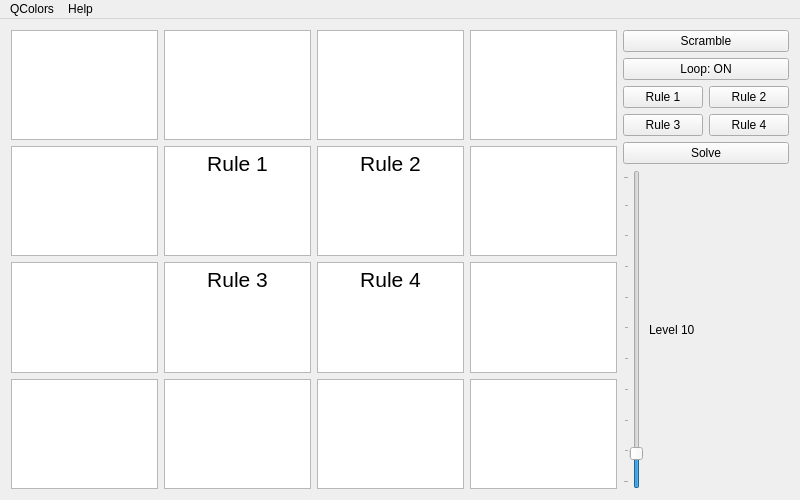
<?xml version="1.0" encoding="UTF-8"?>
<ui version="4.0">
 <class>Game</class>
 <widget class="QMainWindow" name="Game">
  <property name="geometry">
   <rect>
    <x>0</x>
    <y>0</y>
    <width>800</width>
    <height>500</height>
   </rect>
  </property>
  <property name="windowTitle">
   <string>Game</string>
  </property>
  <widget class="QWidget" name="centralWidget">
   <layout class="QHBoxLayout" name="horizontalLayout_8">
    <item>
     <layout class="QVBoxLayout" name="verticalLayout">
      <item>
       <layout class="QHBoxLayout" name="horizontalLayout">
        <item>
         <widget class="QTextEdit" name="textEdit_1">
          <property name="autoFillBackground">
           <bool>true</bool>
          </property>
          <property name="readOnly">
           <bool>true</bool>
          </property>
         </widget>
        </item>
        <item>
         <widget class="QTextEdit" name="textEdit_2">
          <property name="autoFillBackground">
           <bool>true</bool>
          </property>
          <property name="readOnly">
           <bool>true</bool>
          </property>
         </widget>
        </item>
        <item>
         <widget class="QTextEdit" name="textEdit_3">
          <property name="autoFillBackground">
           <bool>true</bool>
          </property>
          <property name="readOnly">
           <bool>true</bool>
          </property>
         </widget>
        </item>
        <item>
         <widget class="QTextEdit" name="textEdit_4">
          <property name="autoFillBackground">
           <bool>true</bool>
          </property>
          <property name="readOnly">
           <bool>true</bool>
          </property>
         </widget>
        </item>
       </layout>
      </item>
      <item>
       <layout class="QHBoxLayout" name="horizontalLayout_2">
        <item>
         <widget class="QTextEdit" name="textEdit_5">
          <property name="autoFillBackground">
           <bool>true</bool>
          </property>
          <property name="readOnly">
           <bool>true</bool>
          </property>
         </widget>
        </item>
        <item>
         <widget class="QTextEdit" name="textEdit_6">
          <property name="autoFillBackground">
           <bool>true</bool>
          </property>
          <property name="readOnly">
           <bool>true</bool>
          </property>
          <property name="html">
           <string>&lt;!DOCTYPE HTML PUBLIC &quot;-//W3C//DTD HTML 4.0//EN&quot; &quot;http://www.w3.org/TR/REC-html40/strict.dtd&quot;&gt;
&lt;html&gt;&lt;head&gt;&lt;meta name=&quot;qrichtext&quot; content=&quot;1&quot; /&gt;&lt;style type=&quot;text/css&quot;&gt;
p, li { white-space: pre-wrap; }
&lt;/style&gt;&lt;/head&gt;&lt;body style=&quot; font-family:'.Lucida Grande UI'; font-size:13pt; font-weight:400; font-style:normal;&quot;&gt;
&lt;p align=&quot;center&quot; style=&quot; margin-top:0px; margin-bottom:0px; margin-left:0px; margin-right:0px; -qt-block-indent:0; text-indent:0px;&quot;&gt;&lt;span style=&quot; font-size:16pt;&quot;&gt;Rule 1&lt;/span&gt;&lt;/p&gt;&lt;/body&gt;&lt;/html&gt;</string>
          </property>
         </widget>
        </item>
        <item>
         <widget class="QTextEdit" name="textEdit_7">
          <property name="autoFillBackground">
           <bool>true</bool>
          </property>
          <property name="readOnly">
           <bool>true</bool>
          </property>
          <property name="html">
           <string>&lt;!DOCTYPE HTML PUBLIC &quot;-//W3C//DTD HTML 4.0//EN&quot; &quot;http://www.w3.org/TR/REC-html40/strict.dtd&quot;&gt;
&lt;html&gt;&lt;head&gt;&lt;meta name=&quot;qrichtext&quot; content=&quot;1&quot; /&gt;&lt;style type=&quot;text/css&quot;&gt;
p, li { white-space: pre-wrap; }
&lt;/style&gt;&lt;/head&gt;&lt;body style=&quot; font-family:'.Lucida Grande UI'; font-size:13pt; font-weight:400; font-style:normal;&quot;&gt;
&lt;p align=&quot;center&quot; style=&quot; margin-top:0px; margin-bottom:0px; margin-left:0px; margin-right:0px; -qt-block-indent:0; text-indent:0px;&quot;&gt;&lt;span style=&quot; font-size:16pt;&quot;&gt;Rule 2&lt;/span&gt;&lt;/p&gt;&lt;/body&gt;&lt;/html&gt;</string>
          </property>
         </widget>
        </item>
        <item>
         <widget class="QTextEdit" name="textEdit_8">
          <property name="autoFillBackground">
           <bool>true</bool>
          </property>
          <property name="readOnly">
           <bool>true</bool>
          </property>
         </widget>
        </item>
       </layout>
      </item>
      <item>
       <layout class="QHBoxLayout" name="horizontalLayout_3">
        <item>
         <widget class="QTextEdit" name="textEdit_9">
          <property name="autoFillBackground">
           <bool>true</bool>
          </property>
          <property name="readOnly">
           <bool>true</bool>
          </property>
         </widget>
        </item>
        <item>
         <widget class="QTextEdit" name="textEdit_10">
          <property name="autoFillBackground">
           <bool>true</bool>
          </property>
          <property name="readOnly">
           <bool>true</bool>
          </property>
          <property name="html">
           <string>&lt;!DOCTYPE HTML PUBLIC &quot;-//W3C//DTD HTML 4.0//EN&quot; &quot;http://www.w3.org/TR/REC-html40/strict.dtd&quot;&gt;
&lt;html&gt;&lt;head&gt;&lt;meta name=&quot;qrichtext&quot; content=&quot;1&quot; /&gt;&lt;style type=&quot;text/css&quot;&gt;
p, li { white-space: pre-wrap; }
&lt;/style&gt;&lt;/head&gt;&lt;body style=&quot; font-family:'.Lucida Grande UI'; font-size:13pt; font-weight:400; font-style:normal;&quot;&gt;
&lt;p align=&quot;center&quot; style=&quot; margin-top:0px; margin-bottom:0px; margin-left:0px; margin-right:0px; -qt-block-indent:0; text-indent:0px;&quot;&gt;&lt;span style=&quot; font-size:16pt;&quot;&gt;Rule 3&lt;/span&gt;&lt;/p&gt;&lt;/body&gt;&lt;/html&gt;</string>
          </property>
         </widget>
        </item>
        <item>
         <widget class="QTextEdit" name="textEdit_11">
          <property name="autoFillBackground">
           <bool>true</bool>
          </property>
          <property name="readOnly">
           <bool>true</bool>
          </property>
          <property name="html">
           <string>&lt;!DOCTYPE HTML PUBLIC &quot;-//W3C//DTD HTML 4.0//EN&quot; &quot;http://www.w3.org/TR/REC-html40/strict.dtd&quot;&gt;
&lt;html&gt;&lt;head&gt;&lt;meta name=&quot;qrichtext&quot; content=&quot;1&quot; /&gt;&lt;style type=&quot;text/css&quot;&gt;
p, li { white-space: pre-wrap; }
&lt;/style&gt;&lt;/head&gt;&lt;body style=&quot; font-family:'.Lucida Grande UI'; font-size:13pt; font-weight:400; font-style:normal;&quot;&gt;
&lt;p align=&quot;center&quot; style=&quot; margin-top:0px; margin-bottom:0px; margin-left:0px; margin-right:0px; -qt-block-indent:0; text-indent:0px;&quot;&gt;&lt;span style=&quot; font-size:16pt;&quot;&gt;Rule 4&lt;/span&gt;&lt;/p&gt;&lt;/body&gt;&lt;/html&gt;</string>
          </property>
         </widget>
        </item>
        <item>
         <widget class="QTextEdit" name="textEdit_12">
          <property name="autoFillBackground">
           <bool>true</bool>
          </property>
          <property name="readOnly">
           <bool>true</bool>
          </property>
         </widget>
        </item>
       </layout>
      </item>
      <item>
       <layout class="QHBoxLayout" name="horizontalLayout_4">
        <item>
         <widget class="QTextEdit" name="textEdit_13">
          <property name="autoFillBackground">
           <bool>true</bool>
          </property>
          <property name="readOnly">
           <bool>true</bool>
          </property>
         </widget>
        </item>
        <item>
         <widget class="QTextEdit" name="textEdit_14">
          <property name="autoFillBackground">
           <bool>true</bool>
          </property>
          <property name="readOnly">
           <bool>true</bool>
          </property>
         </widget>
        </item>
        <item>
         <widget class="QTextEdit" name="textEdit_15">
          <property name="autoFillBackground">
           <bool>true</bool>
          </property>
          <property name="readOnly">
           <bool>true</bool>
          </property>
         </widget>
        </item>
        <item>
         <widget class="QTextEdit" name="textEdit_16">
          <property name="autoFillBackground">
           <bool>true</bool>
          </property>
          <property name="readOnly">
           <bool>true</bool>
          </property>
         </widget>
        </item>
       </layout>
      </item>
     </layout>
    </item>
    <item>
     <layout class="QVBoxLayout" name="verticalLayout_2">
      <item>
       <widget class="QPushButton" name="RandomButton">
        <property name="text">
         <string>Scramble</string>
        </property>
       </widget>
      </item>
      <item>
       <widget class="QPushButton" name="loopButton">
        <property name="text">
         <string>Loop: ON</string>
        </property>
       </widget>
      </item>
      <item>
       <layout class="QHBoxLayout" name="horizontalLayout_5">
        <item>
         <widget class="QPushButton" name="Rule1button">
          <property name="text">
           <string>Rule 1</string>
          </property>
         </widget>
        </item>
        <item>
         <widget class="QPushButton" name="Rule2button">
          <property name="text">
           <string>Rule 2</string>
          </property>
         </widget>
        </item>
       </layout>
      </item>
      <item>
       <layout class="QHBoxLayout" name="horizontalLayout_6">
        <item>
         <widget class="QPushButton" name="Rule3button">
          <property name="text">
           <string>Rule 3</string>
          </property>
         </widget>
        </item>
        <item>
         <widget class="QPushButton" name="Rule4button">
          <property name="text">
           <string>Rule 4</string>
          </property>
         </widget>
        </item>
       </layout>
      </item>
      <item>
       <widget class="QPushButton" name="solveButton">
        <property name="text">
         <string>Solve</string>
        </property>
       </widget>
      </item>
      <item>
       <layout class="QHBoxLayout" name="horizontalLayout_7">
        <item>
         <widget class="QSlider" name="levelSlider">
          <property name="minimum">
           <number>1</number>
          </property>
          <property name="maximum">
           <number>100</number>
          </property>
          <property name="value">
           <number>10</number>
          </property>
          <property name="orientation">
           <enum>Qt::Vertical</enum>
          </property>
          <property name="tickPosition">
           <enum>QSlider::TicksAbove</enum>
          </property>
          <property name="tickInterval">
           <number>10</number>
          </property>
         </widget>
        </item>
        <item>
         <widget class="QLabel" name="levelLabel">
          <property name="text">
           <string>Level 10</string>
          </property>
         </widget>
        </item>
       </layout>
      </item>
     </layout>
    </item>
   </layout>
  </widget>
  <widget class="QMenuBar" name="menuBar">
   <property name="geometry">
    <rect>
     <x>0</x>
     <y>0</y>
     <width>800</width>
     <height>22</height>
    </rect>
   </property>
   <widget class="QMenu" name="menuQColors">
    <property name="title">
     <string>QColors</string>
    </property>
    <addaction name="actionNewGame"/>
    <addaction name="actionOpen"/>
    <addaction name="actionSave"/>
    <addaction name="actionExit"/>
   </widget>
   <widget class="QMenu" name="menuHelp">
    <property name="title">
     <string>Help</string>
    </property>
    <addaction name="actionHelp"/>
    <addaction name="actionAbout"/>
   </widget>
   <addaction name="menuQColors"/>
   <addaction name="menuHelp"/>
  </widget>
  <action name="actionNewGame">
   <property name="text">
    <string>New Game</string>
   </property>
   <property name="shortcut">
    <string>Ctrl+N</string>
   </property>
  </action>
  <action name="actionOpen">
   <property name="text">
    <string>Open</string>
   </property>
   <property name="shortcut">
    <string>Ctrl+O</string>
   </property>
  </action>
  <action name="actionSave">
   <property name="text">
    <string>Save</string>
   </property>
   <property name="shortcut">
    <string>Ctrl+S</string>
   </property>
  </action>
  <action name="actionExit">
   <property name="text">
    <string>Exit</string>
   </property>
   <property name="shortcut">
    <string>Ctrl+Q</string>
   </property>
  </action>
  <action name="actionHelp">
   <property name="text">
    <string>Help</string>
   </property>
   <property name="shortcut">
    <string>F1</string>
   </property>
  </action>
  <action name="actionAbout">
   <property name="text">
    <string>About</string>
   </property>
  </action>
 </widget>
 <layoutdefault spacing="6" margin="11"/>
 <resources/>
 <connections/>
</ui>
